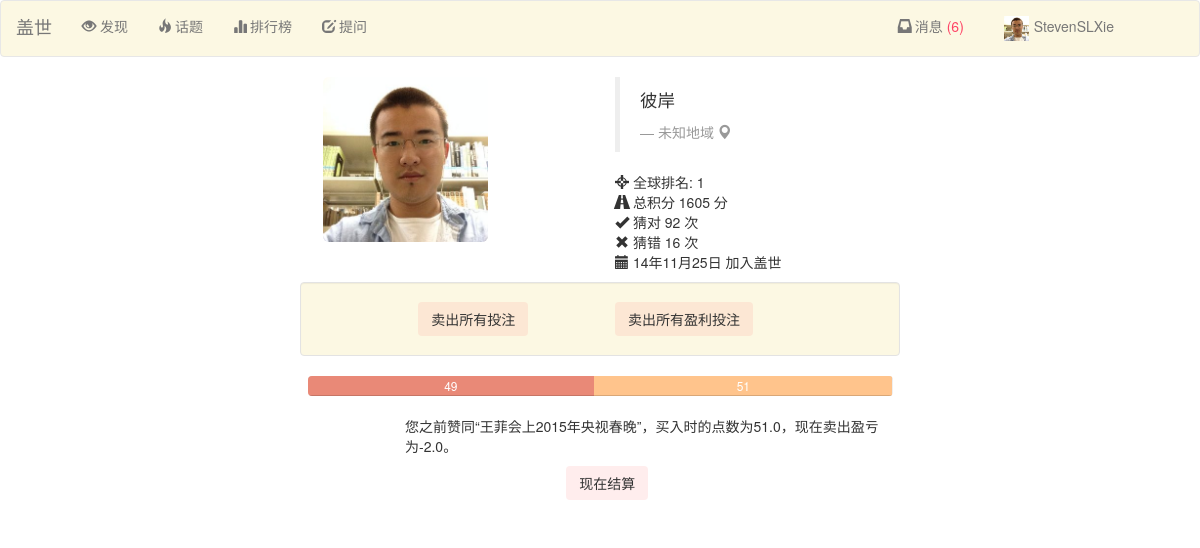
Screenshot of /profile (signed in) with the database file from the repository.
### Guess/models.py (models this page shows, shortened)
class Person(models.Model):
	user = models.OneToOneField(User)
	point = models.IntegerField(default=1000)
	photo = models.FileField(upload_to='%Y/%m/%d/', default= 'cat.jpg')
	expertise = models.ManyToManyField(PersonTag)
	win = models.IntegerField(default=0)
	lose = models.IntegerField(default=0)
	game = models.IntegerField(default=0)
	rank = models.IntegerField(default=0)
	joined = models.DateTimeField(default=datetime.datetime.now())
	title = models.CharField(max_length=30, default="新人")
	class Meta:
		ordering = ('point', 'win',)

class Betting(models.Model):
	better = models.ForeignKey(Person)
	game = models.ForeignKey(Game)
	side = models.BooleanField()  # True means home wins and vice versa
	num = models.IntegerField(default=1)
	outcome = models.BooleanField(default=False)
	price_at_buy = models.FloatField()
	price_at_sell = models.FloatField()
	cleared = models.BooleanField(default=False)  # cleared means the result of the betting has been updated to the person profile

class Game(models.Model):
	headline = models.TextField()
	begin = models.DateTimeField(auto_now_add=True)
	expire = models.DateTimeField()
	name_home = models.CharField(max_length=30)
	price_home = models.IntegerField(default=50)
	num_home = models.IntegerField(default=0)
	name_away = models.CharField(max_length=30)
	price_away = models.IntegerField(default=50)
	num_away = models.IntegerField(default=0)
	outcome = models.BooleanField(default=False)   # True means home wins and vice versa
	ended = models.BooleanField(default=False)
	event = models.IntegerField()
	is_primary = models.IntegerField(default=0)
	game_tag = models.ManyToManyField(GameTag)
	class Meta:
		ordering = ('expire',)

### Guess/views.py (the view)
# urls.py: url(r'^profile$', 'Guess.views.profile', name='profile'),
def profile(request):
	if not request.user.is_authenticated():
		return redirect(reverse('login'))
	person = Person.objects.get(user=request.user)
	bets = []
	for b in Betting.objects.filter(better=person, cleared=False):
		if not b.game.ended:
			bets.append(b)
		else:
			b.clear()
	if request.method == 'POST':
		if 'marked_all_as_read' in request.POST:
			marked_all_as_read(person)
		if 'sell_all' in request.POST:
			for b in bets:
				b.clear()
		elif 'sell_win_bets' in request.POST:
			for b in bets:
				if b.side and b.game.price_home > b.price_at_buy:
					b.clear()
				elif (not b.side) and b.game.price_away > b.price_at_buy:
					b.clear()
		else:
			for b in bets:
				if str(b.pk) in request.POST:
					b.clear()
					break
		return redirect(reverse('profile'))
	else:
		person = Person.objects.get(user=request.user)
		para = {}
		para['person'] = person
		para['bets'] = bets
		para = encap_para(para, person)
		return render(request, 'profile.html', para)

### Guess/templatetags/profile_tag.py (called while the page is built)
@register.simple_tag()
def sub(value1, value2):
	return value1-value2

### Guess/views.py (called while the page is built)
def find_unread(person):
	return Message.objects.filter(owner=person, read=False)

def encap_para(para,person):
	messages = find_unread(person)
	para['unread'] = len(messages)
	para['messages'] = messages
	para['person'] = person
	return para

### Guess/templates/profile.html (shortened to what this page needs)
{% load bootstrap3 %}
{% load profile_tag %}
{% include "nav_bar.html" %}
<div class="container">
    <div class="row">
        <div class="col-sm-2 col-md-2 col-md-offset-3">
            <img src="/static/images/me.jpg"
            alt="" class="img-rounded img-responsive" />
        </div>
        <div class="col-sm-4 col-md-4 col-md-offset-1">
            <blockquote>
                <p>彼岸</p> <small><cite title="Source Title">未知地域  <i class="glyphicon glyphicon-map-marker"></i></cite></small>
            </blockquote>
            <p> <i class="glyphicon glyphicon-screenshot"></i> 全球排名: {{ person.rank }}
                <br /> <i class="glyphicon glyphicon-road"></i> 总积分 {{ person.point }} 分
                <br /> <i class="glyphicon glyphicon-ok"></i> 猜对 {{ person.win }} 次
                <br /> <i class="glyphicon glyphicon-remove"></i> 猜错 {{ person.lose }} 次
                <br /> <i class="glyphicon glyphicon-calendar"></i>  {{ person.joined | date:"y年m月d日" }} 加入盖世</p>
        </div>
    </div>
</div>
<form method="POST">
<div class="well col-md-6 col-md-offset-3 well-frame-c">
    <div class = "row">
        <div class="col-md-1 col-md-offset-2"><input class="btn button-clear" type="submit" value="卖出所有投注" name="sell_all" onclick="on_sell_all(event)"/></div>
        <div class="col-md-1 col-md-offset-3"><input class="btn button-clear" type="submit" value="卖出所有盈利投注" name="sell_win_bets" onclick="on_submit(event)"/></div>
     </div>
</div>
{% for b in bets %}
<div class = "row">
    <div class="col-md-6 col-md-offset-3">
        <div class="progress">
            <div class="progress-bar progress-bar-c1" style="width: {{ b.game.price_home }}%">{{ b.game.price_home }}</div>
            <div class="progress-bar progress-bar-c2" style="width: {{ b.game.price_away }}%">{{ b.game.price_away }}</div>
        </div>
        <div class="col-md-offset-2">
        {% if b.side %}
            <div><p>您之前赞同“{{ b.game.headline }}”，买入时的点数为{{ b.price_at_buy }}，现在卖出盈亏为{% sub b.game.price_home b.price_at_buy %}。</p></div>
        {% else %}
            <div><p>您之前不赞同“{{ b.game.headline }}”，买入时的点数为{{ b.price_at_buy }}，现在卖出盈亏为{% sub b.game.price_away b.price_at_buy %}。</p></div>
        {% endif %}
        </div>
        <div class="col-md-1 col-md-offset-5 spacer"><input class="btn button-clear" type="submit" value="现在结算" name="{{ b.pk }}" onclick="on_submit(event)"/></div>
    </div>
</div>
{% endfor %}
</form>

### Guess/templates/nav_bar.html (shortened to what this page needs)
<head>
    <link href='static/bootstrap/css/bootstrap.min.css' rel='stylesheet'>
</head>
<nav class="navbar navbar-default nav-frame-c" role="navigation">
  <div class="container-fluid">
    <div class="navbar-header">
      <a class="navbar-brand" href="{% url 'home' %}">盖世</a>
    </div>
    <div class="collapse navbar-collapse" id="bs-example-navbar-collapse-1">
      <ul class="nav navbar-nav">
        <li><a href="{% url 'home' %}"><i class="glyphicon glyphicon-eye-open"></i> 发现</a></li>
        <li id="tag_list" class="dropdown">
            <a id="tags" href="" class="dropdown-toggle" data-toggle="dropdown"><i class="glyphicon glyphicon-fire" style="margin-right: 3px;"></i>话题</a>
        </li>
        <li><a href="{% url 'leaderboard' %}"><i class="glyphicon glyphicon-stats" style="margin-right: 3px;"></i>排行榜</a></li>
        <li><a href="{% url 'proposal' %}"><i class="glyphicon glyphicon-edit" style="margin-right: 3px;"></i>提问</a></li>
      </ul>
      <ul class="nav navbar-nav navbar-right" style="margin-right: 40px;">
        <li id="notify_list" class="dropdown" style="margin-right: 10px;">
            {% if unread == 0 %}
            <a id="notifications" href="#" class="dropdown-toggle" data-toggle="dropdown"><i class="glyphicon glyphicon-inbox" style="margin-right: 3px;"></i>消息</a>
            {% else %}
            <a id="notifications" href="#" class="dropdown-toggle" data-toggle="dropdown"><i class="glyphicon glyphicon-inbox" style="margin-right: 3px;"></i>消息<span class="unread"> ({{ unread }})</span></a>
            {% endif %}
        </li>
        <li id='dropdown_list' class="dropdown">
          <a id="account_dropdown" href="#" class="dropdown-toggle" data-toggle="dropdown"> <img src="/static/images/{{ person.photo.url }} " style="width: 25px; height: 25px; margin-right: 5px; margin-bottom: 0px;margin-top: 0px;"/>{{ person.user.username }}</a>
        </li>
      </ul>
    </div>
  </div>
</nav>

### Guess/templates/nav_bar.html (style rules this page uses)
.nav-frame-c { background: rgba(252,248,227,1); }
.unread { color: rgba(254,67,101,1); }

### Guess/templates/profile.html (style rules this page uses)
.spacer { margin-bottom: 20px; }
.progress-bar-c1 { background: rgba(233, 137,119 , 1); }
.progress-bar-c2 { background: rgba(255,196,140,1); }
.button-clear { background: rgba(255,78,80,0.1); }
.well-frame-c { background: rgba(252,248,227,1); }

### rows the page displays
Person: photo (picture), user.username "StevenSLXie", rank "1", point "1605", win "92", lose "16", joined "14年11月25日"
Betting: game.price_home "49", game.price_away "51", game.headline "王菲会上2015年央视春晚", price_at_buy "51.0", game+price_at_buy "-2.0"

### other values shown
{{ unread }} "6"
